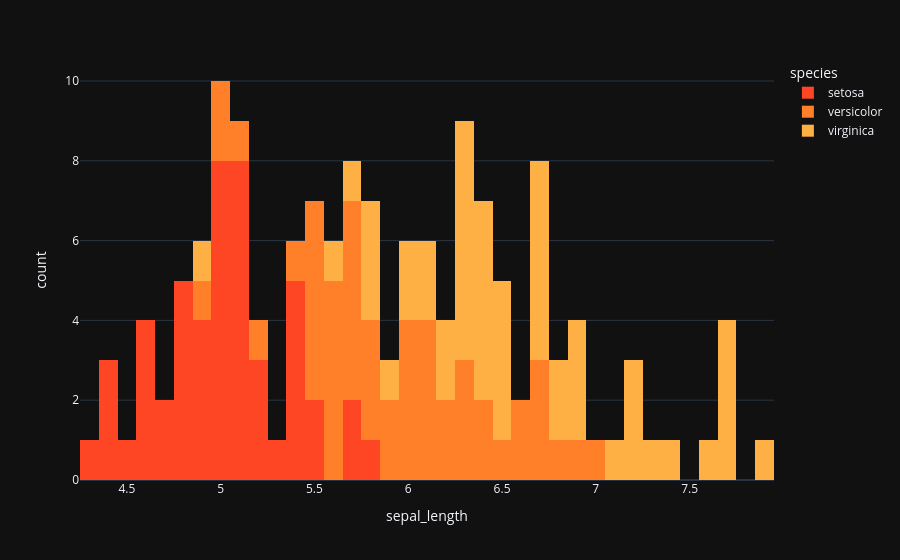

The code cell stored with this chart in its notebook:
### Code cell
fig = px.histogram(data_frame=iris, 
                   x='sepal_length', 
                   color='species',  
                   color_discrete_sequence=['#ff4624', '#ff8029', '#ffb044'], 
                   template='plotly_dark', 
                   nbins=50)

fig.show()

### Figure 1 — Plotly figure (JSON) as saved in the notebook; plotly's stock layout.template omitted (floating-point values rounded to 4 significant figures)
{"data": [{"bingroup": "x", "hovertemplate": "species=setosa<br>sepal_length=%{x}<br>count=%{y}<extra></extra>", "legendgroup": "setosa", "marker": {"color": "#ff4624", "pattern": {"shape": ""}}, "name": "setosa", "nbinsx": 50, "orientation": "v", "showlegend": true, "type": "histogram", "x": [5.1, 4.9, 4.7, 4.6, 5.0, 5.4, 4.6, 5.0, 4.4, 4.9, 5.4, 4.8, 4.8, 4.3, 5.8, 5.7, 5.4, 5.1, 5.7, 5.1, 5.4, 5.1, 4.6, 5.1, 4.8, 5.0, 5.0, 5.2, 5.2, 4.7, 4.8, 5.4, 5.2, 5.5, 4.9, 5.0, 5.5, 4.9, 4.4, 5.1, 5.0, 4.5, 4.4, 5.0, 5.1, 4.8, 5.1, 4.6, 5.3, 5.0], "xaxis": "x", "yaxis": "y"}, {"bingroup": "x", "hovertemplate": "species=versicolor<br>sepal_length=%{x}<br>count=%{y}<extra></extra>", "legendgroup": "versicolor", "marker": {"color": "#ff8029", "pattern": {"shape": ""}}, "name": "versicolor", "nbinsx": 50, "orientation": "v", "showlegend": true, "type": "histogram", "x": [7.0, 6.4, 6.9, 5.5, 6.5, 5.7, 6.3, 4.9, 6.6, 5.2, 5.0, 5.9, 6.0, 6.1, 5.6, 6.7, 5.6, 5.8, 6.2, 5.6, 5.9, 6.1, 6.3, 6.1, 6.4, 6.6, 6.8, 6.7, 6.0, 5.7, 5.5, 5.5, 5.8, 6.0, 5.4, 6.0, 6.7, 6.3, 5.6, 5.5, 5.5, 6.1, 5.8, 5.0, 5.6, 5.7, 5.7, 6.2, 5.1, 5.7], "xaxis": "x", "yaxis": "y"}, {"bingroup": "x", "hovertemplate": "species=virginica<br>sepal_length=%{x}<br>count=%{y}<extra></extra>", "legendgroup": "virginica", "marker": {"color": "#ffb044", "pattern": {"shape": ""}}, "name": "virginica", "nbinsx": 50, "orientation": "v", "showlegend": true, "type": "histogram", "x": [6.3, 5.8, 7.1, 6.3, 6.5, 7.6, 4.9, 7.3, 6.7, 7.2, 6.5, 6.4, 6.8, 5.7, 5.8, 6.4, 6.5, 7.7, 7.7, 6.0, 6.9, 5.6, 7.7, 6.3, 6.7, 7.2, 6.2, 6.1, 6.4, 7.2, 7.4, 7.9, 6.4, 6.3, 6.1, 7.7, 6.3, 6.4, 6.0, 6.9, 6.7, 6.9, 5.8, 6.8, 6.7, 6.7, 6.3, 6.5, 6.2, 5.9], "xaxis": "x", "yaxis": "y"}], "layout": {"barmode": "relative", "legend": {"title": {"text": "species"}, "tracegroupgap": 0}, "margin": {"t": 60}, "xaxis": {"anchor": "y", "domain": [0, 1], "title": {"text": "sepal_length"}}, "yaxis": {"anchor": "x", "domain": [0, 1], "title": {"text": "count"}}}}
